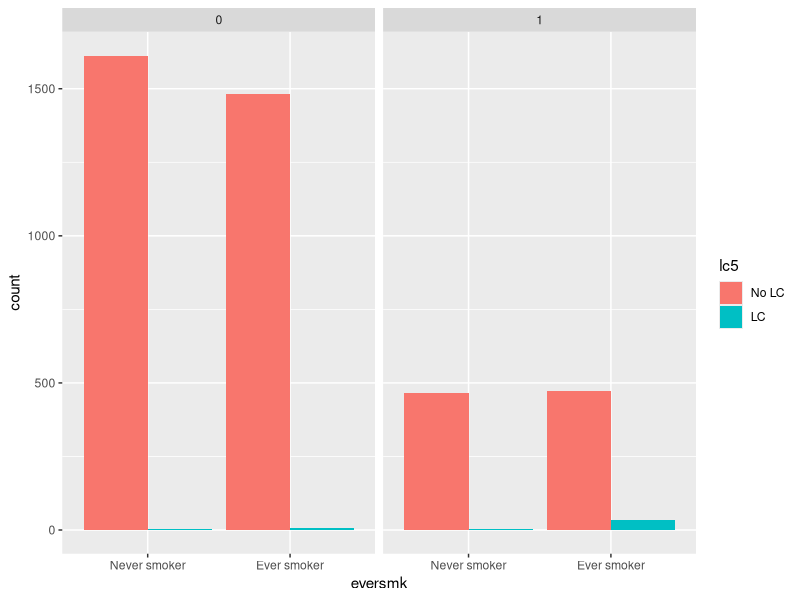
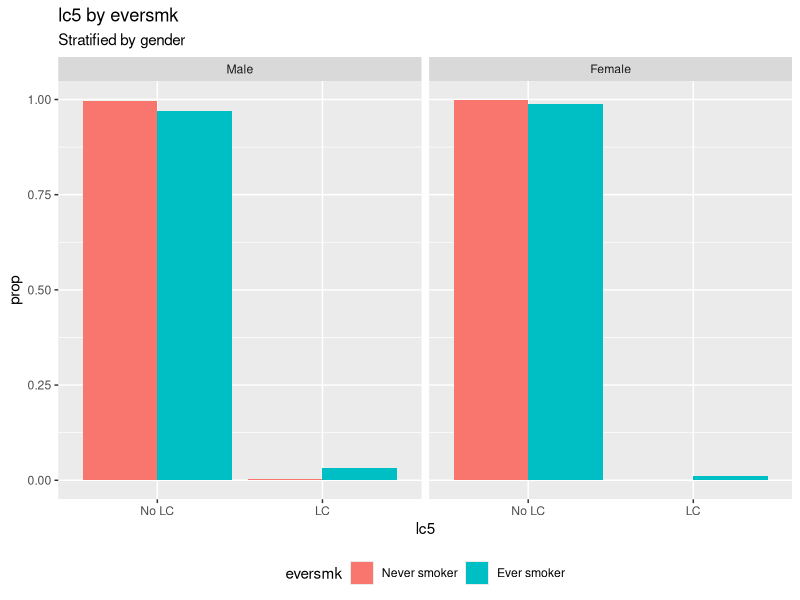
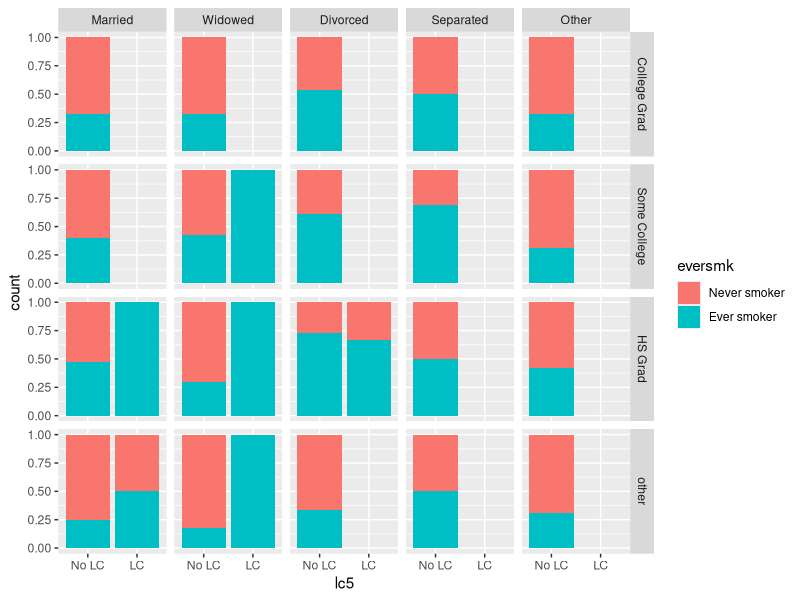
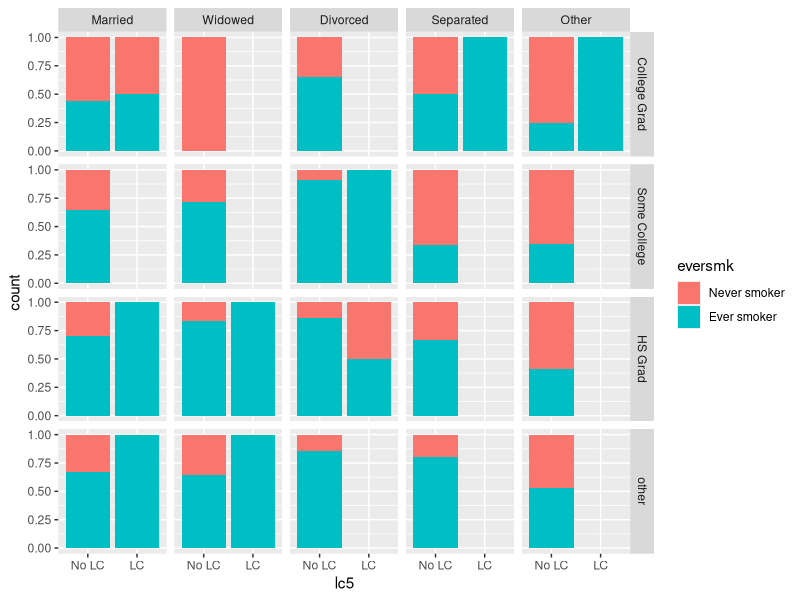
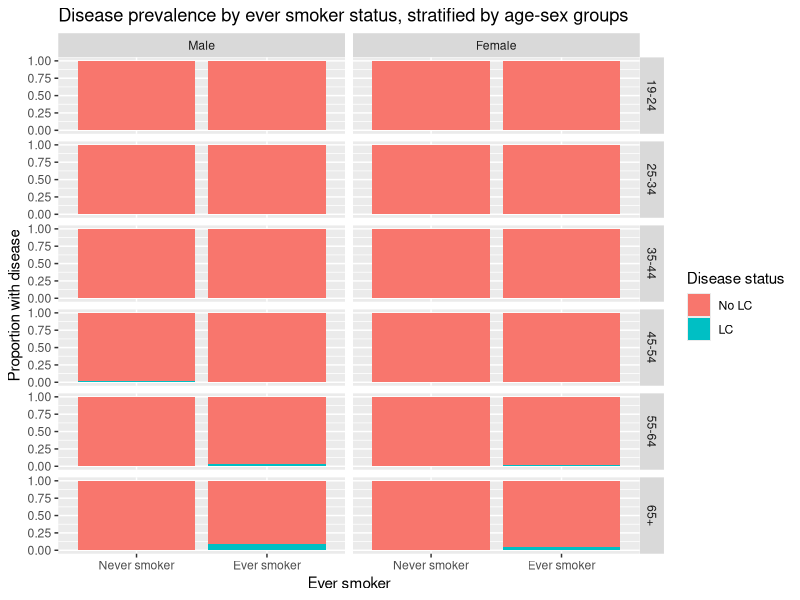
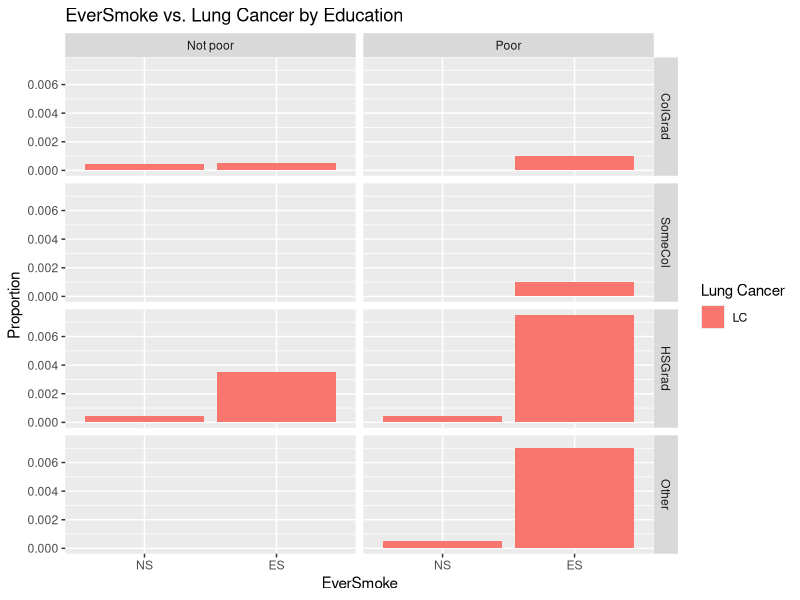
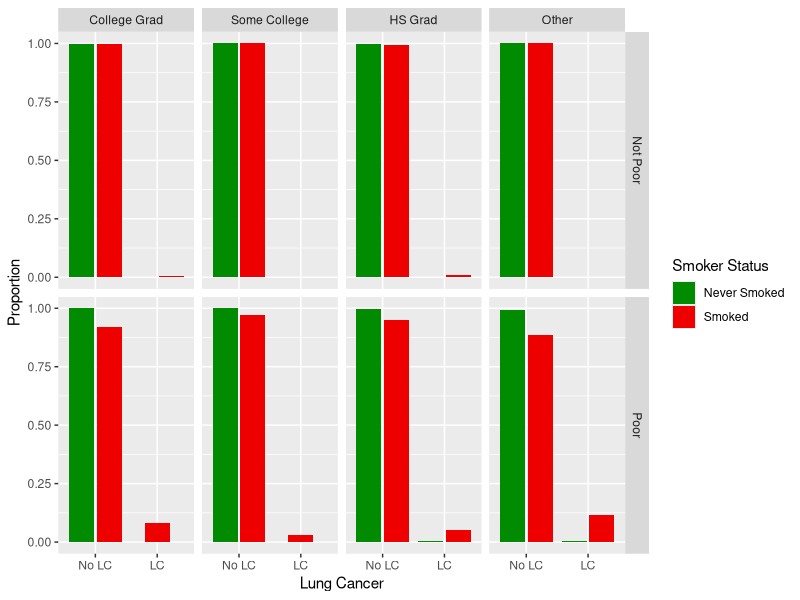
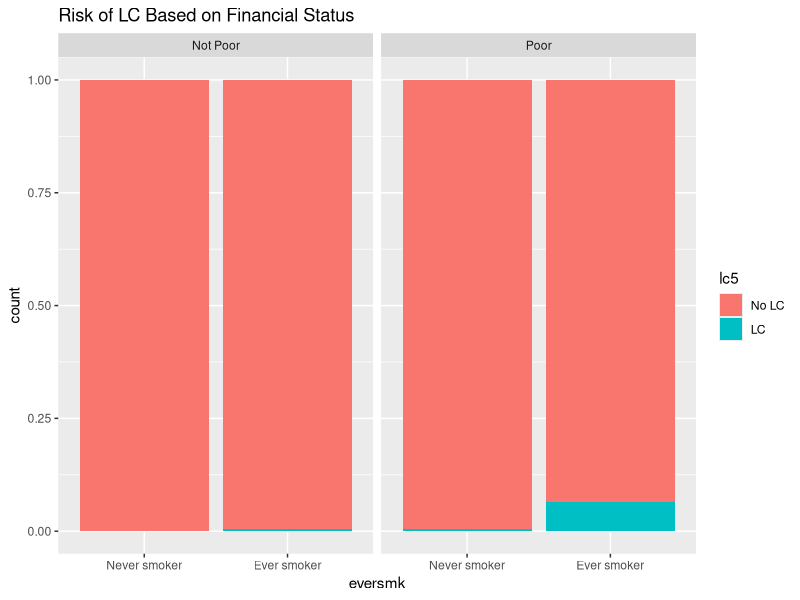

Recreate these plots in R, in order.
## ---- chunk 1
knitr::opts_chunk$set(echo = TRUE, message = FALSE)
knitr::opts_knit$set(root.dir = "/cloud/project")
## ---- chunk 2
library(tidyverse)  # core group of tidyverse packages
library(kableExtra)  # to make nice tables
## ---- chunk 3
nmes_data <- read_csv("./Module1/nmesUNPROC.csv")

nmes_data <- nmes_data %>%
  mutate(eversmk = factor(eversmk, levels = c("0", "1"), labels = c("Never smoker", "Ever smoker")),
         lc5 = factor(lc5, levels = c("0", "1"), labels = c("No LC", "LC"))
         )

ggplot(data = nmes_data) + 
  geom_bar(mapping = aes(x = eversmk, fill = lc5), position = "dodge") +
  facet_wrap(~poor)
## ---- chunk 4
nmes_data <- read_csv("./Module1/nmesUNPROC.csv")

nmes_data <- nmes_data %>%
  mutate(eversmk = factor(eversmk, levels = c("0", "1"), labels = c("Never smoker", "Ever smoker")),
         lc5 = factor(lc5, levels = c("0", "1"), labels = c("No LC", "LC")),
         female = factor(female, levels = c("0", "1"), labels = c("Male", "Female"))
         )

ggplot(data=nmes_data) + geom_bar(mapping = aes (x=lc5, y = stat(prop), group = eversmk, fill=eversmk), position = "dodge") + facet_grid(~ female) + labs(
    title = "lc5 by eversmk",
    subtitle = "Stratified by gender",
    x = "lc5",
    y = "prop",
    fill = "eversmk"
    ) +
theme(legend.position = "bottom")
## ---- chunk 5
nmes_data <- read_csv("./Module1/nmesUNPROC.csv")

nmes_data <- nmes_data %>%
  mutate(eversmk = factor(eversmk, levels = c("0", "1"), labels = c("Never smoker", "Ever smoker")),
         lc5 = factor(lc5, levels = c("0", "1"), labels = c("No LC", "LC")), educate = factor(educate, levels = c("1", "2", "3", "4"), labels = c("College Grad", "Some College","HS Grad","other")), marital = factor(marital, levels = c("1", "2", "3", "4", "5"), labels = c("Married", "Widowed","Divorced","Separated", "Other")))
         
nmes_data_female <- nmes_data %>%
  filter(female == 1)

nmes_data_male <- nmes_data %>%
  filter(female == 0)

ggplot(data = nmes_data_female) + 
  geom_bar(mapping = aes(x = lc5, fill = eversmk), position = "fill") +
  facet_grid(~educate~marital)

ggplot(data = nmes_data_male) + 
  geom_bar(mapping = aes(x = lc5, fill = eversmk), position = "fill") +
  facet_grid(~educate~marital)
## ---- chunk 6
nmes_data <- read_csv("./Module1/nmesUNPROC.csv")

nmes_data <- nmes_data %>%
  
### Create variables for age, marital status, and education categories
  
  mutate( age_cat =     cut(age, 
                            breaks = c(0, 24, 34, 44, 54, 64, 100), 
                            right = TRUE,
                            labels = c("19-24","25-34","35-44",
                                       "45-54", "55-64","65+")),
          married_cat = cut(marital,
                            breaks = c(0, 1, 5),
                            right = TRUE,
                            labels = c("Currently/once married",
                                       "Never married")),
          educate_cat = cut(educate,
                            breaks = c(0, 1, 4),
                            right = TRUE,
                            labels = c("College grad",
                                       "Other"))) %>%
  
  ### Create labels using factor()
  
  mutate( female =  factor(female, 
                           levels = c(0,1), 
                           labels=c("Male", "Female")),
          educate = factor(educate,
                           levels = c(1,2,3,4),
                           labels = c("College grad", "Some college",
                           "HS grad", "Other")),
          poor =    factor(poor,
                           levels = c(0,1),
                           labels = c("Not poor", "Poor")),
          eversmk = factor(eversmk, 
                           levels = c("0", "1"), 
                           labels = c("Never smoker", "Ever smoker")), 
          lc5 =     factor(lc5, 
                           levels = c("0", "1"), 
                           labels = c("No LC", "LC")))

### Create bar graphs facet-gridded by age category and sex.
nmes_data %>%
  ggplot(aes(x=eversmk))+
    geom_bar(aes(fill=lc5), position = "fill")+
    facet_grid(age_cat~female) +
    labs(title = "Disease prevalence by ever smoker status, stratified by age-sex groups",
         x = "Ever smoker", 
         y = "Proportion with disease") +
    scale_fill_discrete(name = "Disease status") 

### Create table to reflect similar information
library(knitr)
nmes_data %>%
  count(age_cat, female, eversmk, lc5) %>%
  group_by(age_cat, female, eversmk, .drop = FALSE) %>%
  mutate(prop = n/sum(n)) %>%
  kable(col.names=c("Age group", "Sex", "Ever smoker status", "Disease status", "n", "Proportion"), digits=3)
## ---- chunk 7
nmes_data <- read_csv("./Module1/nmesUNPROC.csv")

### Re-coded to label smoking levels and lung cancer, as we did in class.
nmes_data <- nmes_data %>%
  mutate(eversmk = factor(eversmk, levels = c("0", "1"), labels = c("NS", "ES")),
         lc5 = factor(lc5, levels = c("0", "1"), labels = c("No LC", "LC")))
         
### 'Educate' column also recoded
nmes_data <- nmes_data %>%
  mutate(educate = factor(educate, levels = c("1", "2", "3", "4"), labels = c("ColGrad", "SomeCol", "HSGrad", "Other")), poor = factor(poor, levels = c("0", "1"), labels = c("Not poor", "Poor")))

### Data mutation to focus on those with lung cancer only. New table created

educatetab <- nmes_data %>%
  group_by(eversmk) %>%
  count(eversmk, lc5, educate, poor) %>%
  mutate(prop=n/sum(n)) %>%
  filter(lc5 == "LC")
         
### Display 1: Simple bar graph, y axis riskprop LC and x-axis eversmk

### Bar chart that compares risk of lung cancer for never smokers and ever smokers. No LC has been removed to better see the proportion with LC.


ggplot(data = educatetab) + 
  geom_bar(mapping = aes(x = eversmk, y = prop, group = lc5, fill = lc5), stat = "identity") + labs(title = "EverSmoke vs. Lung Cancer by Education", y = "Proportion", x = "EverSmoke") + scale_fill_discrete(name = "Lung Cancer") +
    facet_grid(educate~poor)
## ---- chunk 8
nmes_data <- read_csv("./Module1/nmesUNPROC.csv")

nmes_data = nmes_data %>%
  mutate(lc5 = factor(lc5, levels = c("0", "1"), labels = c("No LC", "LC")),
         chd5 = factor(chd5, levels = c("0", "1"), labels = c("No", "Yes")),
         eversmk = factor(eversmk, levels = c("0","1"), labels = c("Never Smoked", "Smoked")),
         poor = factor(poor, levels = c(0, 1), labels = c("Not Poor", "Poor")),
         beltuse = factor(beltuse, levels = c("1", "2", "3"), labels = c("Rare Belt Use", "Some Belt Use", "Always Belt Use")),
         educate = factor(educate, levels = c("1", "2", "3", "4"), labels = c("College Grad", "Some College", "HS Grad", "Other")))
         
ggplot(data = nmes_data) + 
  geom_bar(mapping = aes(x = lc5, y = stat(prop), fill = eversmk, group = eversmk), position = position_dodge2(preserve = "single")) +
  scale_fill_manual(values = c("green4", "red2")) +
  facet_grid(poor~educate) +
  labs(x = "Lung Cancer", y = "Proportion", fill = "Smoker Status")
## ---- chunk 9
nmes_data <- read_csv("./Module1/nmesUNPROC.csv")

nmes_data <- nmes_data %>%
  mutate(eversmk = factor(eversmk, 
                          levels = c("0", "1"), 
                          labels = c("Never smoker", "Ever smoker")), 
         lc5 = factor(lc5, 
                      levels = c("0", "1"), 
                      labels = c("No LC", "LC")), 
         poor = factor(poor, 
                       levels = c("0", "1"), 
                       labels = c("Not Poor", "Poor")))
         
ggplot(data = nmes_data) + 
  geom_bar(mapping = aes(x = eversmk, fill = lc5), position = "fill") +
  facet_wrap(~poor) +
  labs(title="Risk of LC Based on Financial Status")
## ---- chunk 10
nmes_data <- read_csv("./Module1/nmesUNPROC.csv")

nmes_data <- nmes_data %>%
  mutate(eversmk = factor(eversmk, levels = c("0", "1"), labels = c("Never", "Ever")),
         lc5 = factor(lc5, levels = c("0", "1"), labels = c("No LC", "LC")),
         female = factor(female, levels = c("0", "1"), labels = c("Male", "Female")))

nmes_data <- nmes_data %>%
  mutate(agegroup = case_when(age >= 90  & age <= 899 ~ '90s', age >= 80  & age <= 89 ~ '80s', age >= 70  & age <= 79 ~ '70s', age >= 60  & age <= 69 ~ '60s', age >= 50  & age <= 59 ~ '50s', age >= 40  & age <= 49 ~ '40s', age >= 30  & age <= 39 ~ '30s', age >= 20  & age <= 29 ~ '20s', age >= 18  & age <= 19 ~ '10s'))
         
ggplot(data = nmes_data) + 
  geom_bar(mapping = aes(x = eversmk, fill = lc5), position = "fill") +
  facet_grid(female~agegroup)
## ---- chunk 11
nmes_data <- read_csv("./Module1/nmesUNPROC.csv")

nmes_data <- nmes_data %>%
  mutate(eversmk = factor(eversmk, levels = c("0", "1"), labels = c("Never smoker", "Ever smoker")),
         lc5 = factor(lc5, levels = c("0", "1"), labels = c("No LC", "LC")),
         poor = factor(poor, levels = c("0", "1"), labels = c("Not poor", "Poor"))
         )
# Recoded eversmk so that where it said 0 before, it now says "Never smoker" and where it said 1 before it says "Ever smoker." Similarly, recoded lc5 so that where it said 0 before, it now says "No LC" and where it said 1 before it says "LC." Finally, recoded poor so that where it said 0 before, it now says "Not poor" and where it said 1 before it says "Poor."

nmes_data <- nmes_data %>%
   mutate(ageCat = cut(age, breaks=c(0, 40, 65, 99)))
#Added an age category column to make age a categorical variable

ggplot(data = nmes_data) + 
  geom_bar(mapping = aes(x = lc5, fill = eversmk), position = "fill") +
  facet_grid(poor~ageCat)
## ---- chunk 12
nmes_data <- read_csv("./Module1/nmesUNPROC.csv")

nmes_data <- nmes_data %>%
  mutate(
    eversmk = factor(eversmk, levels = c("0", "1"), labels = c("Never smoker", "Ever smoker")),
    lc5 = factor(lc5, levels = c("0", "1"), labels = c("No LC", "LC")),
    poor = factor(poor, levels = c("0", "1"), labels = c("Not poor", "Poor")),
    educate = factor(educate, levels = c("1", "2", "3", "4"), labels = c("HS grad", "Some college", "College grad", "Other"))
        )
### recoded eversmk, lc5, poor, and educate labels for graphing display purposes

ggplot(data = nmes_data) +
  geom_bar(mapping = aes(x = eversmk, y = stat(prop), group = lc5, fill = lc5), position = "fill") +
  facet_grid(educate ~ poor) +
  labs(
    title = "Risk of disease for smokers vs nonsmokers",
    subtitle = "Stratified by education and poverty status",
    x = "Smoking status",
    y = "Proportion"
  )
## ---- chunk 13
nmes_data <- read_csv("./Module1/nmesUNPROC.csv")

nmes_data <- nmes_data %>% mutate(mscd = lc5 + chd5)

nmes_data <- nmes_data %>%
  mutate(eversmk = factor(eversmk, levels = c("0", "1"), labels = c("Never smoker", "Ever smoker")),       mscd = factor(mscd, levels = c("0", "1"), labels = c("no mscd", "mscd"))
         )

nmes_data <- nmes_data %>%
  mutate(poor = factor(poor, levels = c("0", "1"), labels = c("Not Poor", "Poor")),
         educate = factor(educate, levels = c("1", "2", "3", "4"), labels = c("College grad", "Some college", "HS grad", "other"))
         )

ggplot(data = nmes_data) + 
  geom_bar(mapping = aes(x = eversmk, fill = mscd), position = "fill")+
  facet_grid(poor~educate)+
  labs(title="Proportion of Smokers and Non-Smokers with and without and MSCD", subtitle="Stratified by Poverty Status and Education", x="Smoker vs Non-Smoker", y="Proportion", color="MSCD Status") +
theme(legend.position="bottom")
## ---- chunk 14
nmes_data <- read_csv("./Module1/nmesUNPROC.csv")

nmes_data <- nmes_data %>%
  mutate(eversmk = factor(eversmk, levels = c("0", "1"), labels = c("Never smoker", "Ever smoker")),
         lc5 = factor(lc5, levels = c("0", "1"), labels = c("No LC", "LC")),
         chd5 = factor(chd5, levels = c("0", "1"), labels = c("No CHD", "CHD"))
         )

#etc, fill in the rest of appropriate variables here
## ---- chunk 15
nmes_data <- nmes_data %>%
  mutate(disease = factor(lc5 == "LC" | chd5 == "CHD", 
                          levels=c(FALSE,TRUE), 
                          labels=c("No disease", "Yes disease")))


# We can take a look at the combine variable with the two individual variables
nmes_data %>%
  count(disease, lc5, chd5)
## ---- chunk 16
nepal_data <- read_csv("./Module1/nepalData2019.csv")
model1 <- glm(death ~ twins, family=binomial(link="logit"), data=nepal_data)
summary(model1)
exp(coef(model1))
## ---- chunk 17
model2 <- glm(death ~ gestage, family=binomial(link="logit"), data=nepal_data)
summary(model2)

exp(coef(model2))
